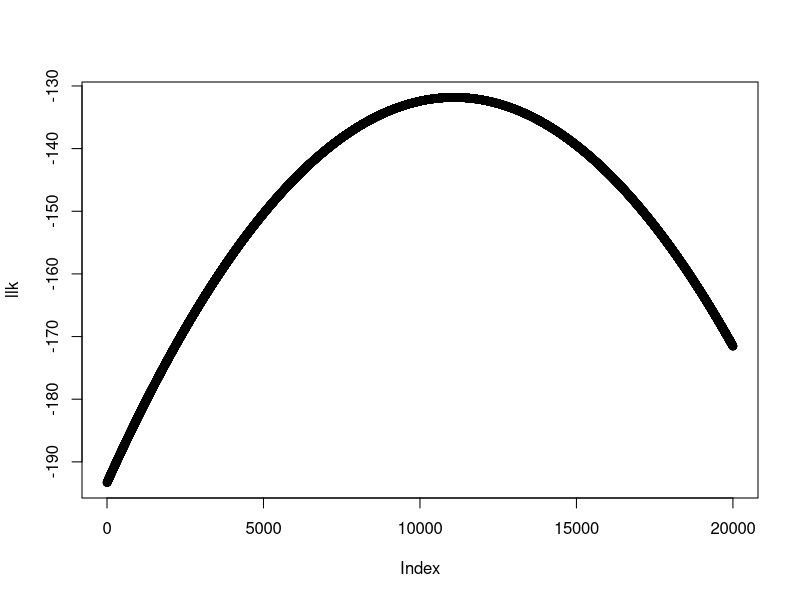

Write R code to recreate this figure.
### Likelihood Ratio Test
# This script serves as a personal refresher for LRT and related methods
# 9/9/2019

## Example 1.
# Through the lens of hypothesis testing:
# Ho: mu = mu0
# Ha: mu != mu0
# and assume X~N(mu, sigma^2 = 1)
# In common statistical LRT parlance: Assuming unknown mean and known variance

set.seed(1)
mu_0 = 0
n = 100
x = rnorm(n = n, mean = mu_0, sd = 1)
mu_a = mean(x)
mu_a # 0.02967

# LLR MLE
mu = seq(-1, 1, by = 0.0001)
llk = c()
for(i in 1:length(mu)){llk[i] = (-n/2)*log(2*pi) - 0.5*sum((x - mu[i])^2)}
plot(llk)
llk.max = max(llk) # - 144.8443

# LLR Null Value
llk.null = (-n/2)*log(2*pi) - 0.5*sum((x - mu_0)^2)
llk.null # - 144.8883

# X2_LRT = -2*[L(mu_0) - L(mu)]
X2.lrt = -2*(llk.null - llk.max)
X2.lrt # 0.0880518

# Getting a p-value
df.lrt = 1 
pval.lrt = pchisq(q = X2.lrt, df = df.lrt, lower.tail = FALSE)
pval.lrt # 0.7666

# Standard conclusion: p !< 0.05 => Fail to reject Ho
# There's evidence to believe that's mu = mu0


